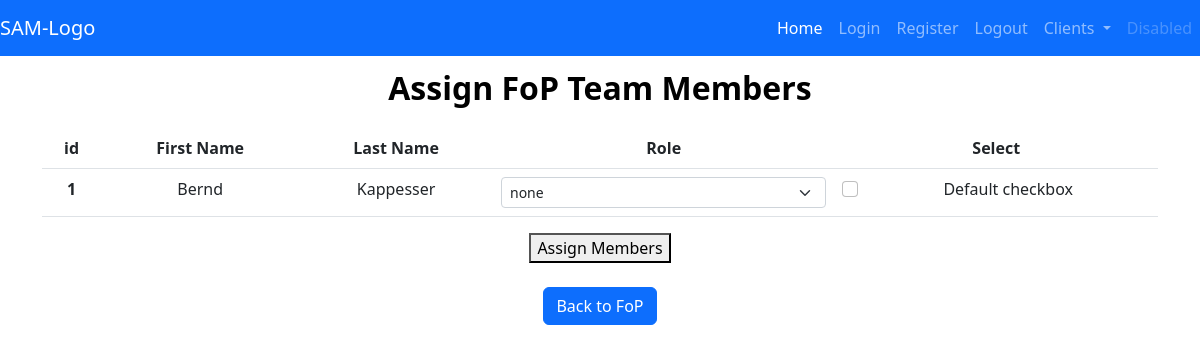
The page /assign_members/1 on the database its author committed.
### main.py (models this page shows)
class Member(UserMixin, db.Model):
    __tablename__ ="team"
    id = db.Column(db.Integer, primary_key=True)
    first_name = db.Column(db.String(250), nullable=False)
    last_name = db.Column(db.String(250), unique=True, nullable=False)
    email = db.Column(db.String(100), unique=True)
    password = db.Column(db.String(100))
    comment_fop = relationship("Comment_FOP", back_populates="fop_author")
    comment_vision = relationship("Comments_Vision", back_populates="comment_author")
    associated_fops = relationship("Association", back_populates="assigned_member")

### main.py (the view, shortened to what this page needs)
@app.route('/assign_members/<int:fop_id>', methods=['GET', 'POST'])
def assign_members(fop_id):
    all_members = Member.query.all()
    fop = Field_Of_Play.query.get(fop_id)
    all_fop_associations = Association.query.filter_by(current_fop=fop).all()
    fop_team = [member.assigned_member for member in all_fop_associations]
    return render_template("assign_members.html", all_members=all_members, fop_id=fop_id, fop_team=fop_team )

### templates/assign_members.html (shortened to what this page needs)
{% include "header.html" %}
<div class="container">
  <div class="row">
    <div class="col">
      <br>
      <h2>Assign FoP Team Members</h2>
      <br>
    </div>
  </div>
<form action="{{ url_for('assign_members', fop_id=fop_id)}}" method="post">
  <table class="table">
  <thead>
    <tr>
      <th scope="col">id</th>
      <th scope="col">First Name</th>
      <th scope="col">Last Name</th>
      <th scope="col">Role</th>
      <th scope="col">Select</th>
    </tr>
  </thead>
  <tbody>
  {% for member in all_members %}
    <tr>
      <th scope="row">{{member.id }}</th>
      <td>{{ member.first_name }}</td>
      <td>{{ member.last_name }}</td>
      <td>
        <select class="form-select form-select-sm" aria-label=".form-select-sm example" name="select">
          <option selected>none</option>
        </select>
      </td>
      <td>
        <div class="form-check">
          {% if member in fop_team : %}
            <input class="form-check-input" type="checkbox" value="{{ member.id }}" id="flexCheckDefault" name="check" checked>
            <label class="form-check-label" for="flexCheckDefault">
          {% else: %}
            <input class="form-check-input" type="checkbox" value="{{ member.id }}" id="flexCheckDefault" name="check">
            <label class="form-check-label" for="flexCheckDefault">
          Default checkbox
          </label>
          {% endif %}
        </div>
      </td>
    </tr>
  {% endfor %}
 </tbody>
 </table>
<button type="submit">Assign Members</button>
</form>
</div>
<br>
<div class="container">
  <a class="btn btn-primary float-right" href="{{url_for('show_fop', fop_id=fop_id)}}">Back to FoP</a>
</div>
<br>
{% include "footer.html" %}

### static/css/css_style.css (style rules this page uses)
h2 { font_size: 3rem; line-height:0.5; font-weight: 900; color: black; }
.container { position: relative; text-align: center; color: white; }
a { color: #212529; transition: all 0.2s; }

### rows shown on the page
Member: id "1", first_name "Bernd", last_name "Kappesser"
